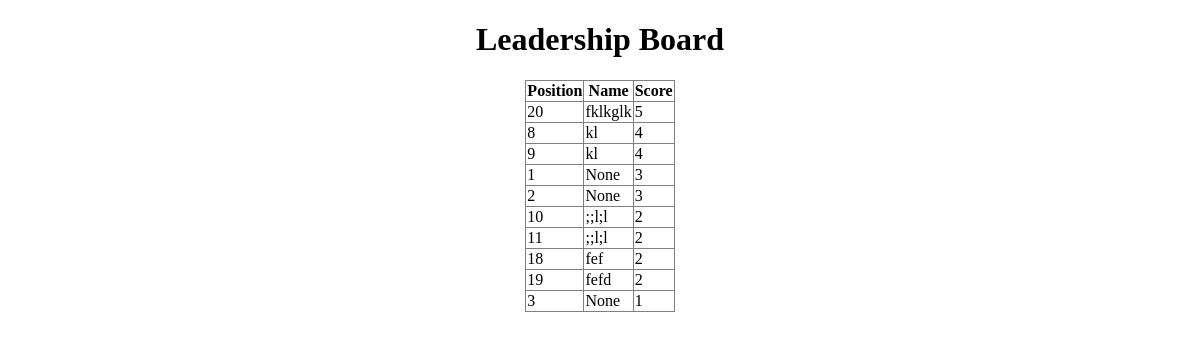
The app's page /result2, older data.
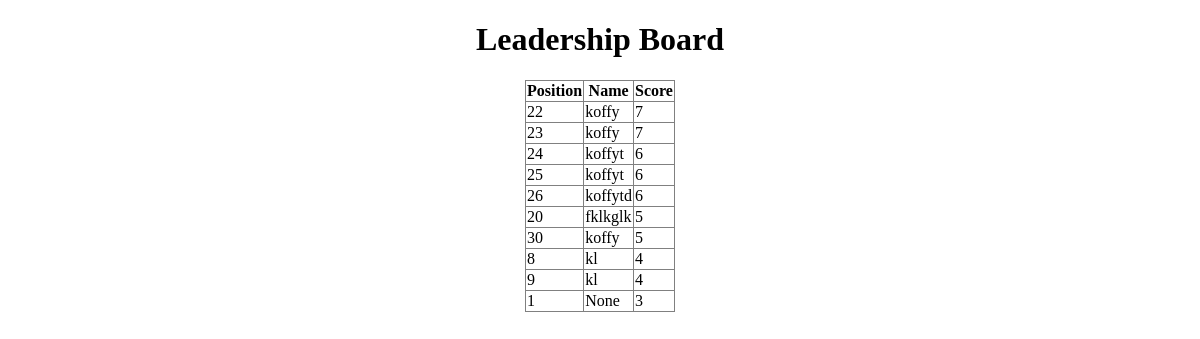
The same page, newer data.
### demoapp/models.py (models this page shows)
class Result(models.Model):
    nickname=models.TextField(max_length=200, null=True, blank=False)
    score=models.PositiveIntegerField(null=True, blank=False)

### demoapp/views.py (the view)
# urls.py: path('result2', views.testing2, name = 'result2'), #just added
def testing2(request):
    mydata = Result.objects.all().order_by('-score')[0:10]
    template = loader.get_template('result2.html')
    context = {
        'mymembers' : mydata,
    }
    return HttpResponse(template.render(context, request))

### demoapp/templates/result2.html (shortened to what this page needs)
<!DOCTYPE html>
<html lang="en">
<head>
</head>
<body>
    <h1 style="text-align: center;">Leadership Board</h1>
    <table  border="1" style="border-collapse: collapse;">
        <tr>
            <th>Position</th>
            <th>Name</th>
            <th>Score</th>
        </tr>
        {% for x in mymembers %}
            <tr>
                <td>{{x.id}}</td>
                <td>{{x.nickname}}</td>
                <td>{{x.score}}</td>
            </tr>
        {% endfor %}
    </table>
</body>
</html>

### demoapp/templates/result2.html (style rules this page uses)
table { margin:0 auto; }

Row changes from the older to the newer data that the page shows:
no longer on this page (row unchanged): Result: id "2", nickname "None", score "3"
no longer on this page (row unchanged): Result: id "10", nickname ";;l;l", score "2"
no longer on this page (row unchanged): Result: id "11", nickname ";;l;l", score "2"
no longer on this page (row unchanged): Result: id "18", nickname "fef", score "2"
no longer on this page (row unchanged): Result: id "19", nickname "fefd", score "2"
no longer on this page (row unchanged): Result: id "3", nickname "None", score "1"
added Result: id "22", nickname "koffy", score "7"
added Result: id "23", nickname "koffy", score "7"
added Result: id "24", nickname "koffyt", score "6"
added Result: id "25", nickname "koffyt", score "6"
added Result: id "26", nickname "koffytd", score "6"
added Result: id "30", nickname "koffy", score "5"
